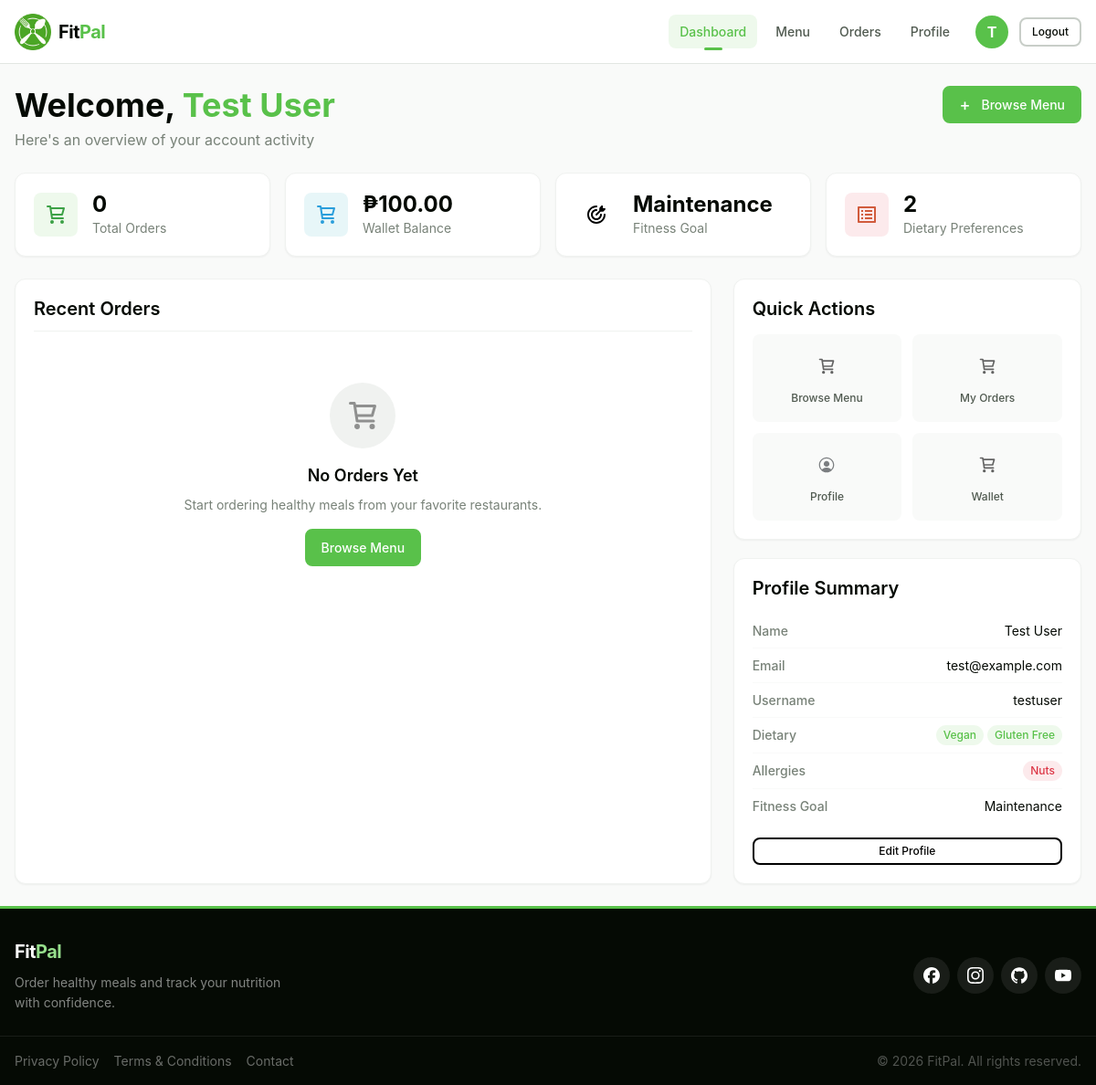
The page /customer/pages/dashboard.php (signed in) on the database its author committed.
### tables this page shows
CREATE TABLE IF NOT EXISTS customer (
    customer_id INT AUTO_INCREMENT PRIMARY KEY,
    customer_address_id INT NULL,
    first_name VARCHAR(50) NOT NULL,
    middle_name VARCHAR(50) NULL,
    last_name VARCHAR(50) NOT NULL,
    birthdate DATE NULL,
    gender VARCHAR(10) NULL CHECK (
        gender IN ('Male', 'Female', 'Other')
    ),
    email VARCHAR(100) NOT NULL UNIQUE,
    contact_number VARCHAR(15) NULL,
    username VARCHAR(30) NULL UNIQUE,
    password VARCHAR(255) NOT NULL,
    date_created TIMESTAMP DEFAULT CURRENT_TIMESTAMP,
    is_active TINYINT(1) DEFAULT 1,
    FOREIGN KEY (customer_address_id) REFERENCES customer_address (customer_address_id) ON DELETE SET NULL,
    INDEX idx_email (email),
    INDEX idx_username (username),
    INDEX idx_contact_number (contact_number)
) COMMENT = 'Customer account information';

CREATE TABLE IF NOT EXISTS customer_profile (
    customer_profile_id INT AUTO_INCREMENT PRIMARY KEY,
    customer_id INT NOT NULL UNIQUE,
    financial_account_id INT NOT NULL UNIQUE,
    profile_picture VARCHAR(255) NULL,
    dietary_preferences TEXT NULL,
    allergies TEXT NULL,
    fitness_goal VARCHAR(30) NULL CHECK (
        fitness_goal IN (
            'weight_loss',
            'muscle_gain',
            'maintenance'
        )
    ),
    height_cm DECIMAL(5, 2) NULL CHECK (
        height_cm IS NULL
        OR height_cm > 0
    ),
    weight_kg DECIMAL(5, 2) NULL CHECK (
        weight_kg IS NULL
        OR weight_kg > 0
    ),
    FOREIGN KEY (customer_id) REFERENCES customer (customer_id) ON DELETE CASCADE,
    FOREIGN KEY (financial_account_id) REFERENCES financial_account (financial_account_id) ON DELETE CASCADE,
    INDEX idx_customer_id (customer_id),
    INDEX idx_financial_account_id (financial_account_id)
) COMMENT = 'Customer profile with dietary and health information';

CREATE TABLE IF NOT EXISTS financial_account (
    financial_account_id INT AUTO_INCREMENT PRIMARY KEY,
    balance DECIMAL(10, 2) NOT NULL DEFAULT 0.00 CHECK (balance >= 0),
    account_type VARCHAR(20) NOT NULL CHECK (
        account_type IN (
            'customer',
            'rider',
            'restaurant'
        )
    ),
    date_created TIMESTAMP DEFAULT CURRENT_TIMESTAMP,
    INDEX idx_account_type (account_type)
) COMMENT = 'Financial accounts for all users';

### customer/pages/dashboard.php (the view, shortened to what the rows shown need)
<?php
require_once __DIR__ . '/../includes/header.php';
$customerId = (int)$_SESSION['customer_id'];
$profileData   = null;
try {
    $stmt = $database_connection->prepare(
        "SELECT
            c.first_name,
            c.last_name,
            c.email,
            c.username,
            c.contact_number,
            cp.dietary_preferences,
            cp.allergies,
            cp.fitness_goal,
            cp.height_cm,
            cp.weight_kg,
            fa.balance
        FROM customer c
        LEFT JOIN customer_profile cp ON c.customer_id = cp.customer_id
        LEFT JOIN financial_account fa ON cp.financial_account_id = fa.financial_account_id
        WHERE c.customer_id = :customer_id
        LIMIT 1"
    );
    $stmt->execute([':customer_id' => $customerId]);
    $profileData = $stmt->fetch(PDO::FETCH_ASSOC);
} catch (PDOException $e) {
    error_log('Dashboard error: ' . $e->getMessage());
}
function formatCurrency(float|string|null $amount): string {
    return '&#8369;' . number_format((float)($amount ?? 0), 2);
}
$dietCount = 0;
if (!empty($profileData['dietary_preferences'])) {
    $diets = explode(',', $profileData['dietary_preferences']);
    $dietCount = count(array_filter($diets, function($d) {
        $trimmed = trim($d);
        return $trimmed !== '' && $trimmed !== 'none';
    }));
}
$allergyCount = 0;
if (!empty($profileData['allergies'])) {
    $allergies = explode(',', $profileData['allergies']);
    $allergyCount = count(array_filter($allergies, function($a) {
        $trimmed = trim($a);
        return $trimmed !== '' && $trimmed !== 'none';
    }));
}
$balanceFloat = (float)($profileData['balance'] ?? 0);
?>
<link rel="stylesheet" href="../assets/css/dashboard.css">
<div class="content dashboard-page">
    <div class="container">
        <div class="stats-grid">
            <div class="stat-card">
                <div class="stat-info">
                    <p class="stat-number"><?php echo formatCurrency($balanceFloat); ?></p>
                    <p class="stat-label">Wallet Balance</p>
                </div>
            </div>
            <div class="stat-card">
                <div class="stat-info">
                    <p class="stat-number"><?php
                        $goal = $profileData['fitness_goal'] ?? '';
                        echo htmlspecialchars(match ($goal) {
                            'weight_loss' => 'Weight Loss',
                            'muscle_gain' => 'Muscle Gain',
                            'maintenance' => 'Maintenance',
                            default       => 'Not Set',
                        }, ENT_QUOTES, 'UTF-8');
                    ?></p>
                    <p class="stat-label">Fitness Goal</p>
                </div>
            </div>
            <div class="stat-card">
                <div class="stat-info">
                    <p class="stat-number"><?php echo $dietCount; ?></p>
                    <p class="stat-label">Dietary Preferences</p>
                </div>
            </div>
        </div>
        <div class="dashboard-grid">
            <div class="dashboard-sidebar">
                <div class="dashboard-card profile-summary">
                    <div class="profile-info">
                        <div class="profile-row">
                            <span class="profile-label">Name</span>
                            <span class="profile-value">
                                <?php
                                $fn = trim(($profileData['first_name'] ?? '') . ' ' . ($profileData['last_name'] ?? ''));
                                echo htmlspecialchars($fn ?: 'Not Set', ENT_QUOTES, 'UTF-8');
                                ?>
                            </span>
                        </div>
                        <div class="profile-row">
                            <span class="profile-label">Email</span>
                            <span class="profile-value">
                                <?php echo htmlspecialchars($profileData['email'] ?? 'Not Set', ENT_QUOTES, 'UTF-8'); ?>
                            </span>
                        </div>
                        <div class="profile-row">
                            <span class="profile-label">Username</span>
                            <span class="profile-value">
                                <?php echo htmlspecialchars($profileData['username'] ?? 'Not Set', ENT_QUOTES, 'UTF-8'); ?>
                            </span>
                        </div>
                        <?php if ($dietCount > 0): ?>
                        <div class="profile-row">
                            <span class="profile-value profile-tags">
                                <?php
                                $dietParts = explode(',', $profileData['dietary_preferences']);
                                foreach ($dietParts as $diet) {
                                    $diet = trim($diet);
                                    if ($diet !== '' && $diet !== 'none') {
                                        echo '<span class="tag">'
                                            . htmlspecialchars(ucwords(str_replace('_', ' ', $diet)), ENT_QUOTES, 'UTF-8')
                                            . '</span>';
                                    }
                                }
                                ?>
                            </span>
                        </div>
                        <?php endif; ?>
                        <?php if ($allergyCount > 0): ?>
                        <div class="profile-row">
                            <span class="profile-value profile-tags">
                                <?php
                                $allergyParts = explode(',', $profileData['allergies']);
                                foreach ($allergyParts as $allergy) {
                                    $allergy = trim($allergy);
                                    if ($allergy !== '' && $allergy !== 'none') {
                                        echo '<span class="tag tag-danger">'
                                            . htmlspecialchars(ucwords(str_replace('_', ' ', $allergy)), ENT_QUOTES, 'UTF-8')
                                            . '</span>';
                                    }
                                }
                                ?>
                            </span>
                        </div>
                        <?php endif; ?>
                        <?php if (!empty($profileData['fitness_goal']) && $profileData['fitness_goal'] !== ''): ?>
                        <div class="profile-row">
                            <span class="profile-label">Fitness Goal</span>
                            <span class="profile-value">
                                <?php
                                $goal = $profileData['fitness_goal'];
                                echo htmlspecialchars(match ($goal) {
                                    'weight_loss' => 'Weight Loss',
                                    'muscle_gain' => 'Muscle Gain',
                                    'maintenance' => 'Maintenance',
                                    default       => ucwords(str_replace('_', ' ', $goal)),
                                }, ENT_QUOTES, 'UTF-8');
                                ?>
                            </span>
                        </div>
                        <?php endif; ?>
                    </div>
                </div>
            </div>
        </div>
    </div>
</div>
<?php require_once __DIR__ . '/../../shared/includes/footer.php'; ?>

### customer/includes/header.php (shortened to what the rows shown need)
<?php
require_once __DIR__ . '/../backend/database/customer-connect.php';
function getCustomerAssetBase(): string {
    $scriptPath = $_SERVER['SCRIPT_NAME'];
    $dirPath    = dirname($scriptPath);
    $segments   = array_filter(explode('/', $dirPath));
    $depth      = count($segments);
    return str_repeat('../', $depth) . 'shared/';
}
$assetBase = getCustomerAssetBase();
$isLoggedIn  = false;
$userName    = '';
$userInitial = '';
if (isset($_SESSION['customer_id']) && !empty($_SESSION['customer_id'])) {
    $isLoggedIn = true;
    try {
        $stmt = $database_connection->prepare(
            "SELECT first_name, last_name FROM customer WHERE customer_id = :id LIMIT 1"
        );
        $stmt->execute([':id' => $_SESSION['customer_id']]);
        $customerData = $stmt->fetch(PDO::FETCH_ASSOC);
        if ($customerData) {
            $userName    = trim($customerData['first_name'] . ' ' . $customerData['last_name']);
            $userInitial = strtoupper(substr($customerData['first_name'], 0, 1));
        }
    } catch (PDOException $e) {
    }
}
$currentPage = basename($_SERVER['PHP_SELF']);
$pageCssMap = [
    'sign-in.php'   => 'sign-in.css',
    'sign-up.php'   => 'sign-up.css',
    'dashboard.php' => 'dashboard.css',
    'menu.php'      => 'menu.css',
    'orders.php'    => 'orders.css',
    'profile.php'   => 'profile.css',
    'cart.php'      => 'cart.css',
    'checkout.php'  => 'checkout.css',
];
$pageCssFile = $pageCssMap[$currentPage] ?? '';
$pageCssPath = '';
if (!empty($pageCssFile) && file_exists(__DIR__ . '/../assets/css/' . $pageCssFile)) {
    $pageCssPath = '../assets/css/' . $pageCssFile;
}
?>
<!DOCTYPE html>
<html lang="en">
<head>
    <link rel="stylesheet" href="<?php echo $assetBase; ?>assets/css/global.css">
    <link rel="stylesheet" href="<?php echo $assetBase; ?>assets/css/header.css">
    <link rel="stylesheet" href="../assets/css/header.css">
    <?php if (!empty($pageCssPath)): ?>
    <link rel="stylesheet" href="<?php echo $pageCssPath; ?>">
    <?php endif; ?>
</head>
<body>
    <header class="header customer-header" role="banner">
        <div class="header-container">
            <nav class="header-nav" id="mainNav" role="navigation" aria-label="Customer navigation">
                <?php if ($isLoggedIn): ?>
                <div class="nav-actions">
                    <div class="user-profile-circle"
                        title="<?php echo htmlspecialchars($userName, ENT_QUOTES, 'UTF-8'); ?>">
                        <?php if (!empty($userInitial)): ?>
                        <span class="user-initial"><?php echo htmlspecialchars($userInitial, ENT_QUOTES, 'UTF-8'); ?></span>
                        <?php else: ?>
                        <img src="<?php echo $assetBase; ?>assets/images/icons/user-profile-circle.svg"
                            alt="Profile" class="profile-icon">
                        <?php endif; ?>
                    </div>
                </div>
                <?php endif; ?>
            </nav>
        </div>
    </header>
    <main class="main-content" role="main">

### rows shown on the page
customer: first_name "T"
customer_profile: financial_account.balance "₱100.00", fitness_goal "Maintenance", dietary_preferences "2", customer.last_name "Test User", customer.email "test@example.com", customer.username "testuser", dietary_preferences "Vegan", dietary_preferences "Gluten Free", allergies "Nuts"

### other values the page prints
$userName "Test User"
$orderCount "0"
